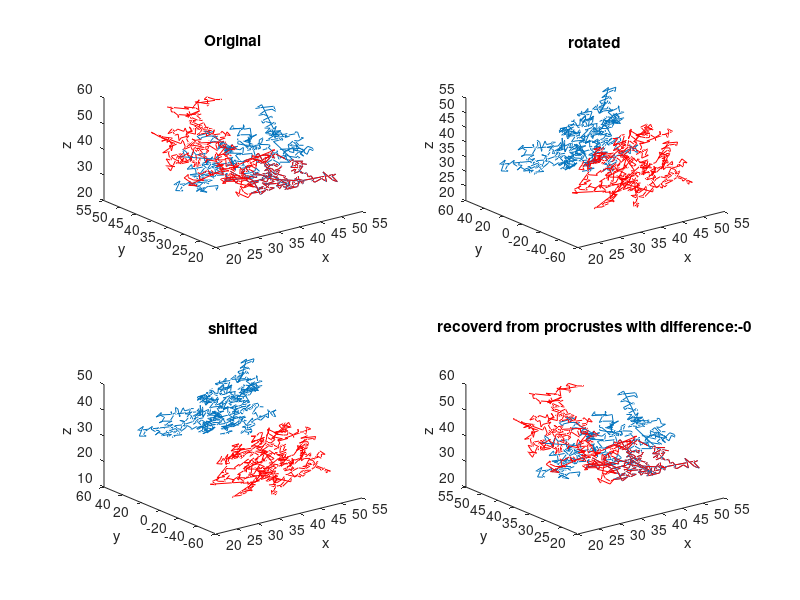

Write MATLAB code to recreate this figure.
clear all
clc
close all
% points = 0:pi/50:10*pi;
% coords(:,3)=points(1:500);
% coords(:,1) = sin(coords(:,3));
% coords(:,2) = cos(coords(:,3));

load Protein;
points = Protein;
totalPoints=1000;
coords=points(1:totalPoints,:);
% load example1
% points=example1;
% totalPoints=500;
% coords=points(1:totalPoints,:);


pointsAlign=200;

half=((totalPoints+pointsAlign)/2);
firstHalf=coords(1:half,:);
secondHalf=coords(size(firstHalf,1)-pointsAlign+1:end,:);
% figure;
subplot(2,2,1);
plot3(firstHalf(:,1),firstHalf(:,2),firstHalf(:,3));
hold on
plot3(secondHalf(:,1),secondHalf(:,2),secondHalf(:,3),'r');
hold off
title('Original')
xlabel('x')
ylabel('y')
zlabel('z')



R=rotx(90);
secondHalf=R*secondHalf';
secondHalf=secondHalf';
subplot(2,2,2);
% figure;
plot3(firstHalf(:,1),firstHalf(:,2),firstHalf(:,3));
hold on
plot3(secondHalf(:,1),secondHalf(:,2),secondHalf(:,3),'r');
title('rotated')
hold off
xlabel('x')
ylabel('y')
zlabel('z')


Z=zeros(size(secondHalf));
Z(:,3)=10;
secondHalf=secondHalf-Z;
subplot(2,2,3);
%figure;
plot3(firstHalf(:,1),firstHalf(:,2),firstHalf(:,3));
hold on
plot3(secondHalf(:,1),secondHalf(:,2),secondHalf(:,3),'r');
title('shifted')
hold off
xlabel('x')
ylabel('y')
zlabel('z')


[d,Z,transform] = procrustes(firstHalf(half-pointsAlign+1:half,:),secondHalf(1:pointsAlign,:));
c = transform.c;
T = transform.T;
b = transform.b;

secondHalfRecover = secondHalf*T+repmat(c(1,:),size(secondHalf,1),1) ;
    

subplot(2,2,4);
%figure;
plot3(firstHalf(:,1),firstHalf(:,2),firstHalf(:,3));
hold on
plot3(secondHalfRecover(:,1),secondHalfRecover(:,2),secondHalfRecover(:,3),'r');
hold off
title(strcat('recoverd from procrustes with difference:',int2str(d)))
xlabel('x')
ylabel('y')
zlabel('z')








